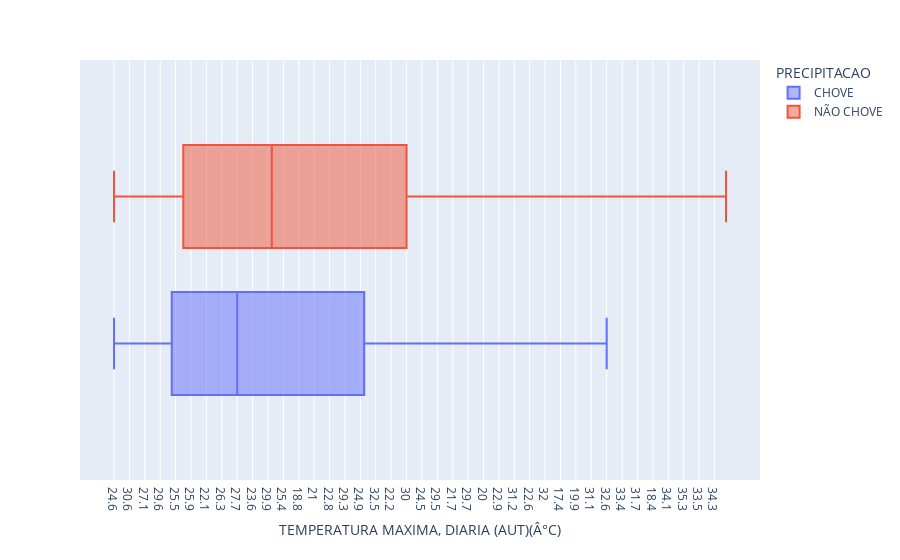

Here is the notebook cell this chart was saved with:
### Code cell
# visualizando a distribuição da coluna de TEMPERATURA MAXIMA, DIARIA (AUT)(Â°C) com base na precipitação
px.box(df, x ='TEMPERATURA MAXIMA, DIARIA (AUT)(Â°C)', color = 'PRECIPITACAO' )

### Figure 1 — Plotly figure (JSON) as saved in the notebook; plotly's stock layout.template omitted (floating-point values rounded to 4 significant figures; data arrays with more than 128 entries replaced by an {"elided": "..."} marker saying what was removed)
{"data": [{"alignmentgroup": "True", "hovertemplate": "PRECIPITACAO=CHOVE<br>TEMPERATURA MAXIMA, DIARIA (AUT)(Â°C)=%{x}<extra></extra>", "legendgroup": "CHOVE", "marker": {"color": "#636efa"}, "name": "CHOVE", "notched": false, "offsetgroup": "CHOVE", "orientation": "h", "showlegend": true, "type": "box", "x": {"elided": "2375 str values"}, "x0": " ", "xaxis": "x", "y0": " ", "yaxis": "y"}, {"alignmentgroup": "True", "hovertemplate": "PRECIPITACAO=NÃO CHOVE<br>TEMPERATURA MAXIMA, DIARIA (AUT)(Â°C)=%{x}<extra></extra>", "legendgroup": "NÃO CHOVE", "marker": {"color": "#EF553B"}, "name": "NÃO CHOVE", "notched": false, "offsetgroup": "NÃO CHOVE", "orientation": "h", "showlegend": true, "type": "box", "x": {"elided": "4167 str values"}, "x0": " ", "xaxis": "x", "y0": " ", "yaxis": "y"}], "layout": {"boxmode": "group", "legend": {"title": {"text": "PRECIPITACAO"}, "tracegroupgap": 0}, "margin": {"t": 60}, "xaxis": {"anchor": "y", "domain": [0, 1], "title": {"text": "TEMPERATURA MAXIMA, DIARIA (AUT)(Â°C)"}}, "yaxis": {"anchor": "x", "domain": [0, 1]}}}
